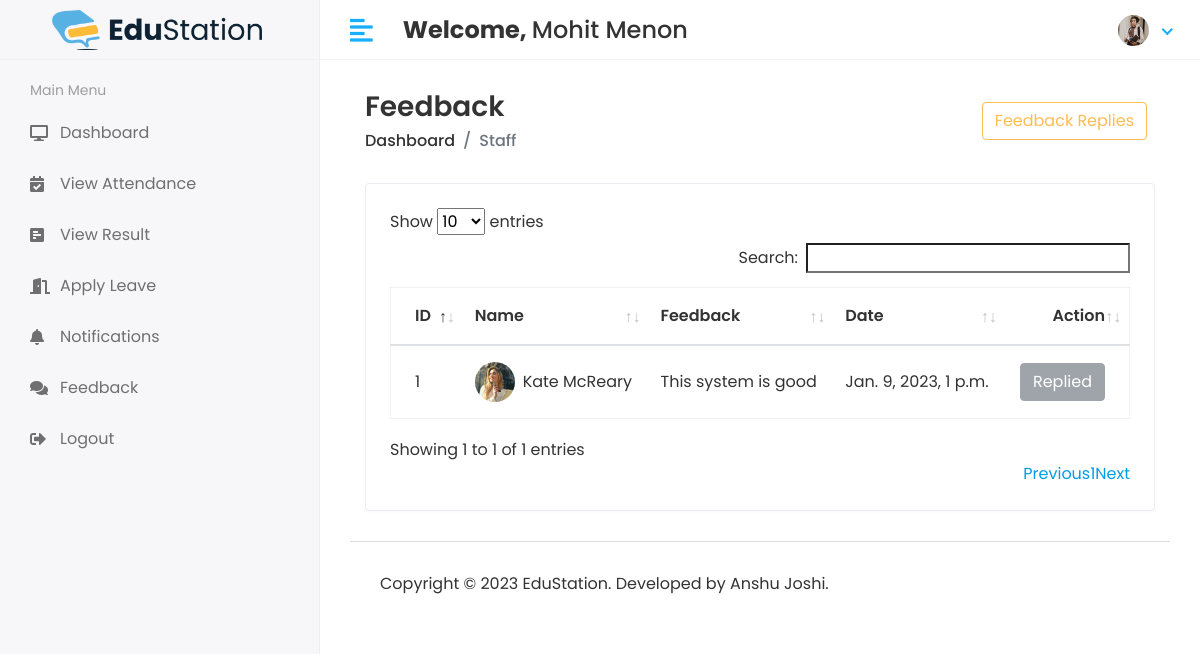
The page /HOD/Staff/Feedback (signed in) on the database its author committed.
### app/models.py (models this page shows, shortened)
class CustomUser(AbstractUser):
    user_type_data = (
        (1, "HOD"),
        (2, "Staff"),
        (3, "Student")
    )
    user_type = models.CharField(default=1, choices=user_type_data, max_length=10)
    profile_pic = models.ImageField(upload_to='media/profile_pic')

class FeedBackStaffs(models.Model):
    id = models.AutoField(primary_key=True)
    staff_id = models.ForeignKey(Staffs, on_delete=models.CASCADE)
    feedback = models.TextField()
    feedback_reply = models.TextField()
    created_at = models.DateTimeField(auto_now_add=True)
    updated_at = models.DateTimeField(auto_now=True)
    objects = models.Manager()

class Staffs(models.Model):
    id = models.AutoField(primary_key=True)
    admin = models.OneToOneField(CustomUser, on_delete=models.CASCADE)
    course = models.ForeignKey(Courses, on_delete=models.DO_NOTHING, null=True, blank=False)
    address = models.TextField()
    gender = models.CharField(max_length=100)
    created_at = models.DateTimeField(auto_now_add=True)
    updated_at = models.DateTimeField(auto_now=True)
    objects = models.Manager()

### student_management_system/hodviews.py (the view)
# urls.py: path('HOD/Staff/Feedback', hodviews.STAFF_FEEDBACK, name='staff_feedback_reply'),
@login_required(login_url='/')
def STAFF_FEEDBACK(request):
    feedback = FeedBackStaffs.objects.all()
    context = {
        'feedback':feedback
    }
    return render(request, 'hod/staff_feedback.html', context)

### templates/hod/staff_feedback.html (shortened to what this page needs)
{% extends 'base.html' %}
{% block main_content %}
<div class="content container-fluid">
               <div class="page-header">
                  <div class="row align-items-center">
                     <div class="col">
                        <h3 class="page-title">Feedback</h3>
                        <ul class="breadcrumb">
                           <li class="breadcrumb-item"><a href="index.html">Dashboard</a></li>
                           <li class="breadcrumb-item active">Staff</li>
                        </ul>
                     </div>
                     <div class="col-auto text-right float-right ml-auto">
                         <button type="button" class="btn btn-outline-primary mr-2" data-toggle="modal" data-target="#view_feedback_modal">
                            Feedback Replies
                        </button>
                     </div>
                  </div>
               </div>
               <div class="row">
                  <div class="col-sm-12">
                     <div class="card card-table">
                        <div class="card-body">
                           <div class="table-responsive">
                              <table class="table table-hover table-center mb-0" id="table_id">
                                 <thead>
                                    <tr>
                                       <th>ID</th>
                                       <th>Name</th>
                                       <th>Feedback</th>
                                       <th>Date</th>
                                       <th class="text-right">Action</th>
                                    </tr>
                                 </thead>
                                 <tbody>
                                 {% for i in feedback %}
                                    <tr>
                                       <td>{{i.id}}</td>
                                       <td>
                                          <h2 class="table-avatar">
                                             <a href="student-details.html" class="avatar avatar-sm mr-2"><img class="avatar-img rounded-circle" src="/{{i.staff_id.admin.profile_pic}}" alt="User Image"></a>
                                             <a href="student-details.html">{{i.staff_id.admin.first_name}}&nbsp;{{i.staff_id.admin.last_name}}</a>
                                          </h2>
                                       </td>
                                       <td>{{i.feedback}}</td>
                                       <td>{{i.created_at}}</td>
                                       <td class="text-right">
                                           {% if i.feedback_reply == "" %}
                                                <button class="btn btn-success" data-toggle="modal" data-target="#send_notification_modal-{{forloop.counter}}">Reply</button>
                                           {% else %}
                                                <button class="btn btn-secondary" disabled="disabled" data-toggle="modal" data-target="#send_notification_modal-{{forloop.counter}}">Replied</button>
                                           {% endif %}
                                       </td>
                                    </tr>
                                    {% endfor %}
                                 </tbody>
                              </table>
                           </div>
                        </div>
                     </div>
                  </div>
               </div>
            </div>
{% endblock main_content%}

### templates/includes/header.html (shortened to what this page needs)
{% load static %}
<div class="main-wrapper">
         <div class="header">
            <div class="header-left">
               <a href="index.html" style="padding: 2rem;" class="logo">
               <img src="{% static 'assets/img/es-logo.png' %}" alt="Logo">
               </a>
            </div>
            <a href="javascript:void(0);" id="toggle_btn">
            <i class="fas fa-align-left"></i>
            </a>
            <div class="top-nav-search mt-3">
               <h4><strong>Welcome, </strong><span>{{user.first_name}} {{ user.last_name }}</span></h4>
            </div>
            <ul class="nav user-menu">
               <li class="nav-item dropdown has-arrow">
                  <a href="#" class="dropdown-toggle nav-link" data-toggle="dropdown">
                  <span class="user-img">
                     {% if user.profile_pic == "" %}
                        <span class="user-img"><img class="rounded-circle" src="{% static 'assets/img/noimg.png' %}" width="31" alt="User Image"></span>
                     {% else %}
                        <span class="user-img"><img class="rounded-circle" src="/{{user.profile_pic}}" width="31" alt="User Image"></span>
                     {% endif %}
                  </span>
                  </a>
               </li>
            </ul>
         </div>

### static/assets/css/style.css (style rules this page uses)
html { height: 100%; }
body { background-color: #fff; color: #333; font-family: 'Poppins', sans-serif; font-size: 1rem; height: 100%; line-height: 1.5; overflow-x: hidden; }
h1, h2, h3, h4, h5, h6 { font-family: 'Poppins', sans-serif; margin-top: 0; }
a { color: #009ce7; }
input, button, a { transition: all 0.4s ease; -moz-transition: all 0.4s ease; -o-transition: all 0.4s ease; -ms-transition: all 0.4s ease; -webkit-transition: all 0.4s ease; }
input, input:focus, button, button:focus { outline: none; }
ul, ol { padding: 0px; list-style: none; }
.table { color: #333; max-width: 100%; margin-bottom: 0; width: 100%; }
.table.dataTable { border-collapse: collapse !important; border: 1px solid rgba(0, 0, 0, 0.05); }
table.table td h2 { display: inline-block; font-size: inherit; font-weight: 400; margin: 0; padding: 0; vertical-align: middle; }
table.table td h2.table-avatar { align-items: center; display: inline-flex; font-size: inherit; font-weight: 400; margin: 0; padding: 0; vertical-align: middle; white-space: nowrap; }
table.table td h2 a { color: #333; }
.table thead tr th { font-weight: 600; }
.table tbody tr { border-bottom: 1px solid rgba(0, 0, 0, 0.05); }
.table.table-center td, .table.table-center th { vertical-align: middle; }
.card-table .card-body .table > thead > tr > th { border-top: 0; }
.card-table .card-body .table tr td:first-child, .card-table .card-body .table tr th:first-child { padding-left: 1.5rem; }
.card-table .card-body .table tr td:last-child, .card-table .card-body .table tr th:last-child { padding-right: 1.5rem; }
.card-table .table td, .card-table .table th { border-top: 1px solid #e2e5e8; padding: 1rem 0.75rem; white-space: nowrap; }
.btn-outline-primary { color: #FFBC53; border-color: #FFBC53; }
.card { border: 1px solid #ececf5; box-shadow: 0 1px 3px 0 rgba(0, 0, 0, 0.03); margin-bottom: 1.875rem; }
.card-body { padding: 1.5rem; }
.avatar { position: relative; display: inline-block; width: 3rem; height: 3rem }
.avatar > img { width: 100%; height: 100%; -o-object-fit: cover; object-fit: cover; }
.avatar-sm { width: 2.5rem; height: 2.5rem; }
.header { background-color: #fff; border-bottom: 1px solid #f3f3f4; left: 0; position: fixed; right: 0; top: 0; z-index: 1001; height: 60px; }
.header .header-left { float: left; height: 60px; padding: 0 20px; position: relative; width: 320px; z-index: 1; transition: all 0.2s ease-in-out; background-color: #f7f7fa; border-bottom: 1px solid #efefef; border-right: 1px solid #ececf5; display: flex; align-items: center; }
.header .header-left .logo { display: inline-block; line-height: 60px; }
.header .header-left .logo img { max-height: 40px; width: auto; }
.header .dropdown-toggle:after { display: none; }
.header .has-arrow .dropdown-toggle:after { border-top: 0; border-left: 0; border-bottom: 2px solid #18aefa; border-right: 2px solid #18aefa; content: ''; height: 8px; display: inline-block; pointer-events: none; -webkit-transform-origin: 66% 66%; -ms-transform-origin: 66% 66%; transform-origin: 66% 66%; -webkit-transform: rotate(45deg); -ms-transform: rotate(45deg); transform: rotate(45deg); -webkit-transition: all 0.15s ease-in-out; transition: all 0.15s ease-in-out; width: 8px; vertical-align: 0px; }
.user-menu { float: right; margin: 0; position: relative; z-index: 99; padding-right: 15px; }
.user-menu.nav > li > a { color: #a0a0a0; font-size: 14px; line-height: 58px; padding: 0 15px; height: 60px; }
.user-img { margin-right: 3px; position: relative; }
.top-nav-search { float: left; margin-left: 15px; }
.main-wrapper { width: 100%; height: 100vh; min-height: 100vh; }
.page-header { margin-bottom: 1.875rem; }
.page-header .breadcrumb { background-color: transparent; color: #6c757d; font-size: 1rem; font-weight: 500; margin-bottom: 0; padding: 0; }
.page-header .breadcrumb a { color: #333; }
.page-title { font-size: 28px; font-weight: 600; color: #333; margin-bottom: 5px; }
@media (min-width: 992px) { #toggle_btn { align-items: center; color: #18aefa; display: inline-flex; float: left; font-size: 26px; height: 60px; justify-content: center; margin-left: 15px; padding: 0 15px; } }

### rows shown on the page
CustomUser: first_name "Mohit", last_name "Menon", profile_pic (picture)
FeedBackStaffs: id "1", staff_id.admin.profile_pic (picture), staff_id.admin.first_name "Kate", staff_id.admin.last_name "McReary", feedback "This system is good", created_at "Jan. 9, 2023, 1 p.m."
